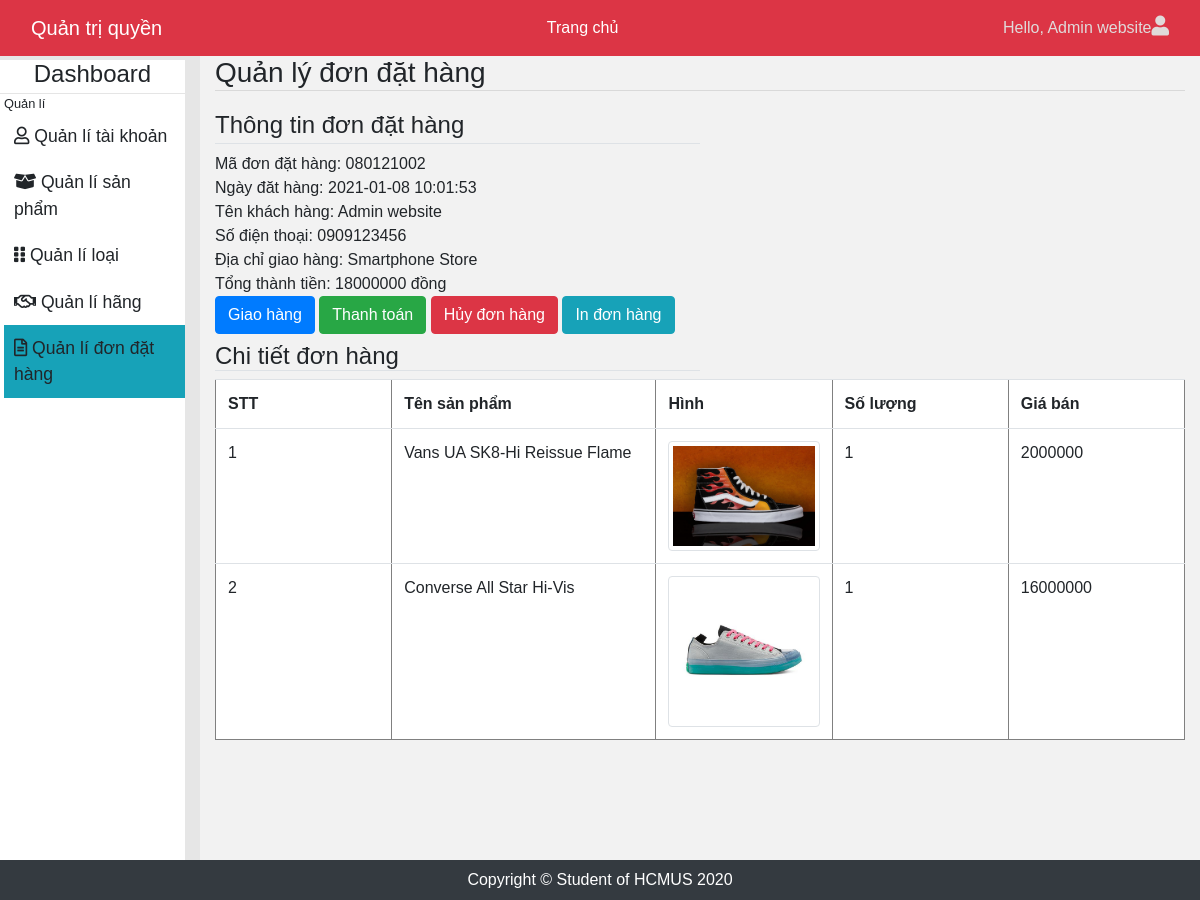
The app's page /admin/index.php?c=5&a=2&id=080121002 (signed in), older data.
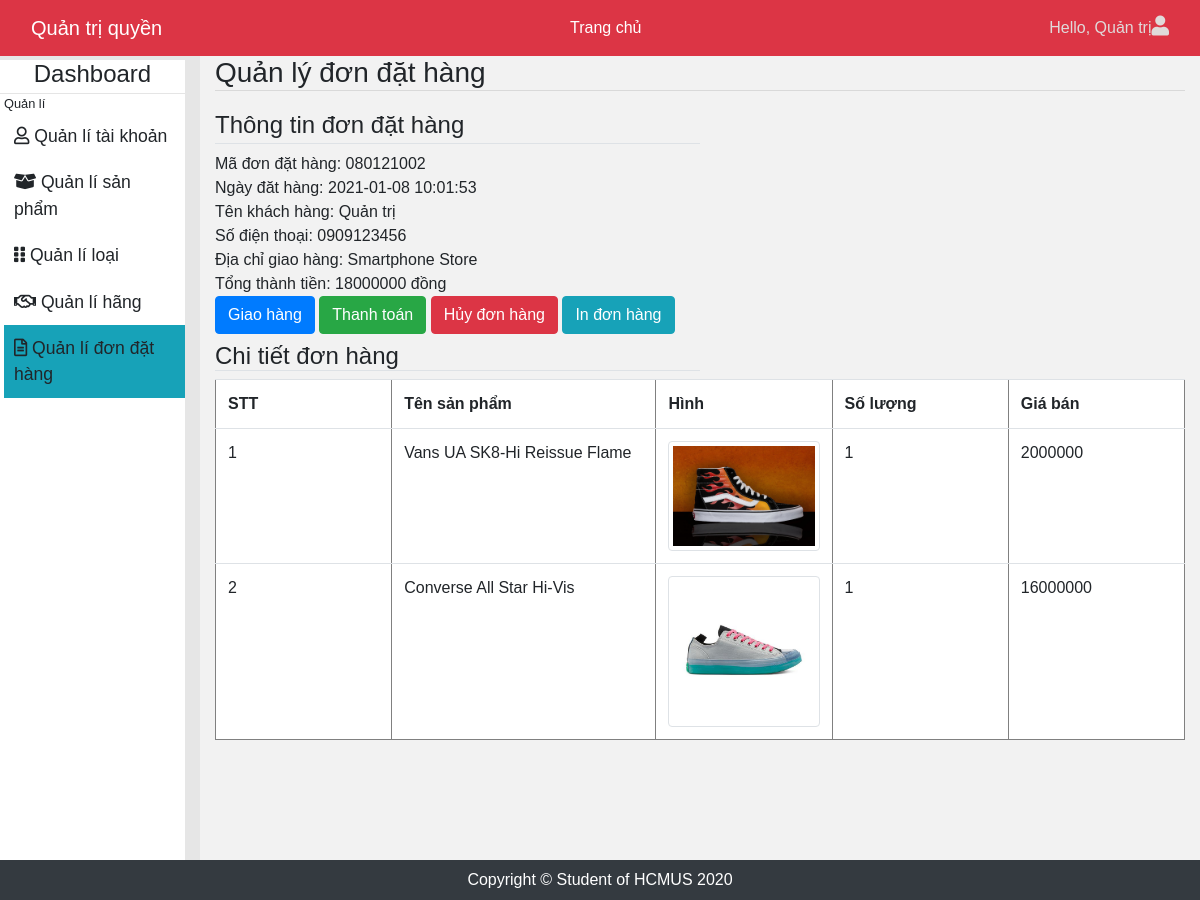
The same page, newer data.
### tables this page shows
CREATE TABLE IF NOT EXISTS `taikhoan` (
  `MaTaiKhoan` int(11) NOT NULL AUTO_INCREMENT,
  `TenDangNhap` varchar(20) DEFAULT NULL,
  `MatKhau` varchar(20) DEFAULT NULL,
  `TenHienThi` varchar(64) DEFAULT NULL,
  `DiaChi` varchar(256) DEFAULT NULL,
  `DienThoai` varchar(11) DEFAULT NULL,
  `Email` varchar(30) DEFAULT NULL,
  `BiXoa` tinyint(1) DEFAULT '0',
  `MaLoaiTaiKhoan` int(11) NOT NULL,
  `code` varchar(255) DEFAULT NULL,
  `changepass` int(11) DEFAULT NULL,
  PRIMARY KEY (`MaTaiKhoan`),
  KEY `fk_TaiKhoan_LoaiTaiKhoan_idx` (`MaLoaiTaiKhoan`)
);

CREATE TABLE IF NOT EXISTS `dondathang` (
  `MaDonDatHang` varchar(9) NOT NULL,
  `NgayLap` datetime DEFAULT NULL,
  `TongThanhTien` int(11) DEFAULT NULL,
  `MaTaiKhoan` int(11) NOT NULL,
  `MaTinhTrang` int(11) NOT NULL,
  PRIMARY KEY (`MaDonDatHang`),
  KEY `fk_DonDatHang_TaiKhoan1_idx` (`MaTaiKhoan`),
  KEY `fk_DonDatHang_TinhTrang1_idx` (`MaTinhTrang`)
);

CREATE TABLE IF NOT EXISTS `chitietdondathang` (
  `MaChiTietDonDatHang` varchar(11) NOT NULL,
  `SoLuong` int(11) DEFAULT NULL,
  `GiaBan` int(11) DEFAULT NULL,
  `MaDonDatHang` varchar(9) NOT NULL,
  `MaSanPham` int(11) NOT NULL,
  PRIMARY KEY (`MaChiTietDonDatHang`),
  KEY `fk_ChiTietDonDatHang_DonDatHang1_idx` (`MaDonDatHang`),
  KEY `fk_ChiTietDonDatHang_SanPham1_idx` (`MaSanPham`)
);

CREATE TABLE IF NOT EXISTS `sanpham` (
  `MaSanPham` int(11) NOT NULL AUTO_INCREMENT,
  `TenSanPham` varchar(45) DEFAULT NULL,
  `HinhURL` varchar(45) DEFAULT NULL,
  `GiaSanPham` int(11) DEFAULT NULL,
  `NgayNhap` datetime DEFAULT NULL,
  `SoLuongTon` int(11) DEFAULT NULL,
  `SoLuongBan` int(11) DEFAULT NULL,
  `SoLuocXem` int(11) DEFAULT NULL,
  `MoTa` text,
  `BiXoa` tinyint(1) DEFAULT '0',
  `MaLoaiSanPham` int(11) NOT NULL,
  `MaHangSanXuat` int(11) NOT NULL,
  PRIMARY KEY (`MaSanPham`),
  KEY `fk_SanPham_LoaiSanPham1_idx` (`MaLoaiSanPham`),
  KEY `fk_SanPham_HangSanXuat1_idx` (`MaHangSanXuat`)
);

### lib/DataProvider.php (called while the page is built, shortened)
<?php
class DataProvider
{
    public static function ExecuteQuery($sql)
    {
        $connection=mysqli_connect('acctive','root','','Shopgiay_db') or
        die("couldn't connect to acctive");
        mysqli_query($connection,"set names 'utf8'");
        $result = mysqli_query($connection,$sql);
        return $result;
    }
}
?>

### admin/pages/qlDonDatHang/pChiTietDonDatHang.php (the view, shortened to what this page needs)
<?php
    $id = $_GET["id"];
    $sql = "SELECT  d.MaDonDatHang, d.NgayLap, d.TongThanhTien, t.TenHienThi, t.DiaChi, t.DienThoai, tt.MaTinhTrang, tt.TenTinhTrang FROM TaiKhoan t, DonDatHang d, TinhTrang tt
              WHERE d.MaTaiKhoan = t.MaTaiKhoan AND d.MaTinhTrang = tt.MaTinhTrang AND MaDonDatHang = $id";
             $result = DataProvider::ExecuteQuery($sql);
             $row = mysqli_fetch_array($result);
?>
<fieldset>
     <legend class="border-bottom w-50">Thông tin đơn đặt hàng</legend>
     <div>
          <span>Mã đơn đặt hàng:</span>
          <?php echo $row["MaDonDatHang"]; ?>
      </div>
      <div>
          <span>Ngày đăt hàng:</span>
          <?php echo $row["NgayLap"]; ?>
      </div>
      <div>
          <span>Tên khách hàng:</span>
          <?php echo $row["TenHienThi"]; ?>
      </div>
      <div>
          <span>Số điện thoại:</span>
          <?php echo $row["DienThoai"]; ?>
      </div>
      <div>
          <span>Địa chỉ giao hàng:</span>
          <?php echo $row["DiaChi"]; ?>
      </div>
      <div>
          <span>Tổng thành tiền:</span>
          <?php echo $row["TongThanhTien"]; ?> đồng
      </div>
      <a href="pages/qlDonDatHang/xlDonDatHang.php?a=2&id=<?php echo $id; ?>" class="btnGiaoHang btn btn-primary">
           Giao hàng
      </a>
      <a href="pages/qlDonDatHang/xlDonDatHang.php?a=3&id=<?php echo $id; ?>" class="btnThanhToan btn btn-success">
           Thanh toán
      </a>
      <a href="pages/qlDonDatHang/xlDonDatHang.php?a=4&id=<?php echo $id; ?>" class="btnHuy btn btn-danger">
           Hủy đơn hàng
      </a>
      <a href="#" onclick="window.print();" class="btnInDonHang btn btn-info">
            In đơn hàng
      </a>
</fieldset>
<h4 class="pt-2 border-bottom w-50">Chi tiết đơn hàng</h4>
<table class="table" cellspacing="0" border="1">
   <tr>
       <th width="100">STT</th>
       <th width="150">Tên sản phẩm</th>
       <th width="100">Hình</th>
       <th width="100">Số lượng</th>
       <th width="100">Giá bán</th>
    </tr>
    <?php
        $sql = "SELECT s.TenSanPham, s.HinhURL, c.SoLuong, c.GiaBan FROM ChiTietDonDatHang c, SanPham s WHERE c.MaSanPham = s.MaSanPham
          AND c.MaDonDatHang = $id";
        $result = DataProvider::ExecuteQuery($sql);
        $i = 1;
        while($row = mysqli_fetch_array($result))
        {
            ?>
               <tr>
                  <td><?php echo $i++; ?></td>
                  <td><?php echo $row["TenSanPham"]; ?></td>
                  <td>
                      <img class="img-thumbnail" src="../images/sanpham/<?php echo $row["HinhURL"]; ?>"/>
                  </td>
                  <td><?php echo $row["SoLuong"]; ?></td>
                  <td><?php echo $row["GiaBan"]; ?></td>
                </tr>
            <?php
        }
    ?>
</table>

### admin/index.php (shortened to what this page needs)
<?php
include "../lib/DataProvider.php";
$c = 0;
if (isset($_GET["c"]))
    $c = $_GET["c"];
?>
<!DOCTYPE html>
<html>
<head>
    <link href="../lib/bootstrap/css/bootstrap.min.css" rel="stylesheet">
    <link rel="stylesheet" href="../lib/fontawesome/css/all.min.css">
    <link rel="stylesheet" href="css/style.css">
</head>
<body>
    <?php
    include "modules/mHeader.php";
    ?>
    <div class="container-fluid">
        <div class="row">
            <div class="col-2 pl-0">
                <?php
                include "modules/mSidebar.php";
                ?>
            </div>
            <div class="col-10">
                <?php
                switch ($c) {
                    case 5:
                        include "pages/qlDonDatHang/pIndex.php";
                        break;
                }
                ?>
            </div>
        </div>
    </div>
    <?php
                include "modules/mFooter.php";
                ?>
</body>
</html>

### admin/modules/mHeader.php (shortened to what this page needs)
<nav class="navbar navbar-expand-sm bg-danger navbar-dark fixed-top">
  <div class="container-fluid">
    <a class="navbar-brand mr-auto" href="index.php">Quản trị quyền</a>
    <div class="text-white">
      <a href="../index.php">Trang chủ</a>
    </div>
    <div class="navbar-nav ml-auto">
      <?php
      if (isset($_SESSION["MaTaiKhoan"])) {
      ?>
        <div class="username"><?php echo "Hello, " . $_SESSION["TenHienThi"];  ?></div>
        <div class="nav-icon">
          <div class="dropdown">
            <a href="" class="dropdown-toggle" data-toggle="dropdown">
              <i class="fa fa-user"></i>
            </a>
          </div>
        </div>
      <?php
      } else {
        DataProvider::ChangeURL("../index.php");
      }
      ?>
    </div>
  </div>
</nav>

### admin/modules/mSidebar.php
<div class="wrapper sticky-top">
    <div id="sidebar">
    <h4 class="m-1 text-center">Dashboard</h4>
    <hr class="my-0">
    <div class="small ml-1">Quản lí</div>
        <ul class="list-unstyled components pt-0 ml-1">
            <li>
            <a href="index.php?c=1" <?php if($c==1) echo "class='active'"; ?>><i class="far fa-user"></i> Quản lí tài khoản</a>
            </li>
            <li>
            <a href="index.php?c=2" <?php if($c==2) echo "class='active'"; ?>><i class="fas fa-box-open"></i> Quản lí sản phẩm</a>
            </li>
            <li>
            <a href="index.php?c=3" <?php if($c==3) echo "class='active'"; ?>><i class="fa fa-grip-vertical"></i> Quản lí loại</a>
            </li>
            <li>
            <a href="index.php?c=4" <?php if($c==4) echo "class='active'"; ?>><i class="far fa-handshake"></i> Quản lí hãng</a>
            </li>
            <li>
            <a href="index.php?c=5" <?php if($c==5) echo "class='active'"; ?>><i class="far fa-file-alt"></i> Quản lí đơn đặt hàng</a>
            </li>
        </ul>
</div>
</div>

### admin/pages/qlDonDatHang/pIndex.php (shortened to what this page needs)
<h3 class="mb-0 pb-0">Quản lý đơn đặt hàng</h3>
<hr class="mt-0 pt-0">
<?php
    $a = 1;
    if(isset($_GET["a"]))
       $a=$_GET["a"];
    switch ($a)
    {
        case 2:
            include "pages/qlDonDatHang/pChiTietDonDatHang.php";
        break;
    }
?>

### admin/modules/mFooter.php
<footer class="py-2 bg-dark">
    <div class="container-fluid">
        <p class="m-0 text-center text-white">Copyright &copy; Student of HCMUS 2020</p>
    </div>
</footer>

### admin/css/style.css (style rules this page uses)
body { font-family: 'Poppins', sans-serif; background: #e6e6e6; margin-top: 56px; }
.col-10 { background: #f2f2f2; }
.table { background-color:white ; }
#sidebar { min-height: 800px; height: 100vh; background: white; transition: all 0.3s; }
#sidebar ul.components { padding: 10px 0; }
#sidebar ul li a { padding: 10px; font-size: 1.1em; display: block; }
a, a:hover, a:focus { color: inherit; text-decoration: none; transition: all 0.3s; }
.active { background-color: #17a2b8; }
.navbar-nav .username { color: rgb(224, 218, 218); text-decoration: none; }
.navbar-nav a i { font-size: 20px; color: rgb(224, 218, 218); }
.dropdown-toggle::after { display: none; }

Row changes from the older to the newer data that the page shows:
changed taikhoan "Smartphone Store": TenHienThi "Admin website" → "Quản trị"
Text that changed along with them:
$_SESSION["TenHienThi"]: "Admin website" → "Quản trị"
